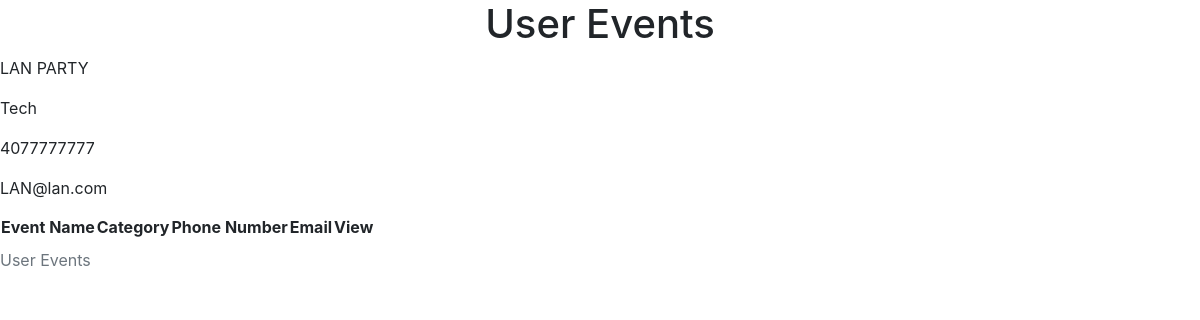
/HTML/test.php?table=LAN PARTY, run on the app's committed database.
### tables this page shows
CREATE TABLE IF NOT EXISTS `events` (
  `id` int(10) UNSIGNED NOT NULL AUTO_INCREMENT,
  `name` varchar(50) NOT NULL COMMENT 'Name of Event',
  `description` varchar(240) NOT NULL COMMENT 'Description of Event',
  `category` varchar(100) NOT NULL COMMENT 'Event Type',
  `type` int(2) NOT NULL COMMENT 'Privilege ',
  `phone` varchar(15) NOT NULL COMMENT 'Event Phone number',
  `email` varchar(50) NOT NULL COMMENT 'Event Email',
  `lat` decimal(13,8) NOT NULL COMMENT 'Latitude',
  `log` decimal(10,8) NOT NULL COMMENT 'Longitude',
  `event_datetime` datetime(6) DEFAULT NULL COMMENT 'The time the event takes place',
  PRIMARY KEY (`id`)
);

### HTML/test.php (the view, shortened to what this page needs)
<?php
$db_host = 'localhost';
$db_user = 'root';
$db_pass = '';
$db_name = 'event_creator';
$conn = mysqli_connect($db_host, $db_user, $db_pass, $db_name);
$event = $_GET['table'];
$sql = "SELECT * from events where name = '$event'";
$query = mysqli_query($conn, $sql);
$row = mysqli_fetch_array($query)
?>
<html>
<link rel="stylesheet" href="https://maxcdn.bootstrapcdn.com/bootstrap/4.0.0/css/bootstrap.min.css">
<body>
<table class="data-table">
		<caption class="title">User Events</caption>
		 <h1 align="center">User Events</h1>
		<thead>
			<tr>
				<th>Event Name</th>
				<th>Category</th>
				<th>Phone Number</th>
				<th>Email</th>
				<th>View</th>
			</tr>
		</thead>
		<tbody>
		<?php
			echo "<tr>
					<p>".$row['name']."</p>
					<p>".$row['category']."</p>
					<p>".$row['phone']."</p>
					<p>".$row['email']."</p>
				</tr>";
		?>
		</tbody>
	</table>
</body>
</html>

### data on the page
events: name "LAN PARTY", category "Tech", phone "4077777777", email "LAN@lan.com"
